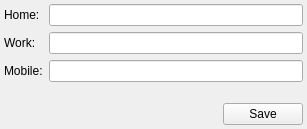
<?xml version="1.0" encoding="UTF-8"?>
<ui version="4.0">
 <class>AddNumberWidget</class>
 <widget class="QWidget" name="AddNumberWidget">
  <property name="windowModality">
   <enum>Qt::WindowModal</enum>
  </property>
  <property name="geometry">
   <rect>
    <x>0</x>
    <y>0</y>
    <width>307</width>
    <height>129</height>
   </rect>
  </property>
  <property name="maximumSize">
   <size>
    <width>500</width>
    <height>150</height>
   </size>
  </property>
  <property name="windowTitle">
   <string>Phone numbers</string>
  </property>
  <layout class="QFormLayout" name="formLayout">
   <property name="margin">
    <number>4</number>
   </property>
   <item row="0" column="0">
    <widget class="QLabel" name="label_2">
     <property name="text">
      <string>Home:</string>
     </property>
    </widget>
   </item>
   <item row="0" column="1">
    <widget class="QLineEdit" name="homeEdit"/>
   </item>
   <item row="1" column="0">
    <widget class="QLabel" name="label_3">
     <property name="text">
      <string>Work:</string>
     </property>
    </widget>
   </item>
   <item row="1" column="1">
    <widget class="QLineEdit" name="workEdit"/>
   </item>
   <item row="2" column="0">
    <widget class="QLabel" name="label">
     <property name="text">
      <string>Mobile:</string>
     </property>
    </widget>
   </item>
   <item row="2" column="1">
    <widget class="QLineEdit" name="mobileEdit"/>
   </item>
   <item row="4" column="1">
    <layout class="QHBoxLayout" name="horizontalLayout">
     <item>
      <spacer name="horizontalSpacer">
       <property name="orientation">
        <enum>Qt::Horizontal</enum>
       </property>
       <property name="sizeHint" stdset="0">
        <size>
         <width>40</width>
         <height>20</height>
        </size>
       </property>
      </spacer>
     </item>
     <item>
      <widget class="QPushButton" name="saveButton">
       <property name="text">
        <string>Save</string>
       </property>
      </widget>
     </item>
    </layout>
   </item>
   <item row="3" column="1">
    <spacer name="verticalSpacer">
     <property name="orientation">
      <enum>Qt::Vertical</enum>
     </property>
     <property name="sizeHint" stdset="0">
      <size>
       <width>20</width>
       <height>40</height>
      </size>
     </property>
    </spacer>
   </item>
  </layout>
 </widget>
 <resources/>
 <connections/>
</ui>
